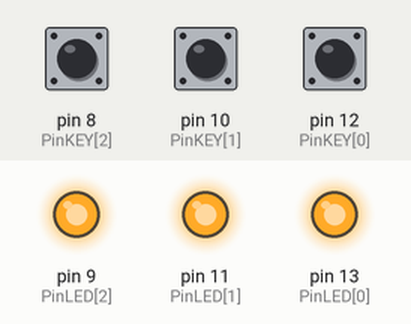
Recording of a sketch running on a simulated Arduino Uno, built with avr-gcc and run on an emulated ATmega328P. Shown: output pins drawn as LEDs (lit = HIGH). The test bench sets the inputs (shaded band); at power-on: pin 8 (PinKEY[2]) LOW, pin 12 (PinKEY[0]) LOW, pin 10 (PinKEY[1]) LOW. Random numbers use the default seed unless the sketch sets one.

Above: at 3.3 s.
3.4 s: pin 8 (PinKEY[2]) pulled HIGH for 0.15 s
At 4.9 s:
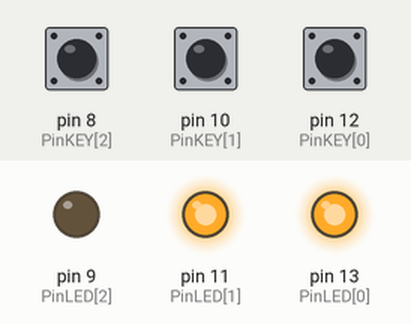
6.5 s: pin 12 (PinKEY[0]) pulled HIGH for 0.15 s
At 7.4 s:
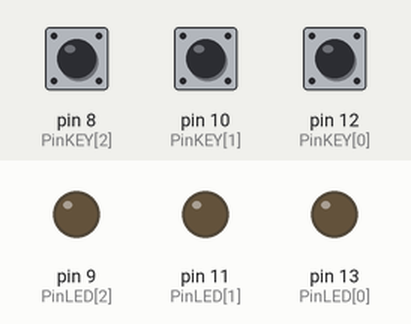
8.1 s: pin 10 (PinKEY[1]) pulled HIGH for 3.2 s
At 9.8 s:
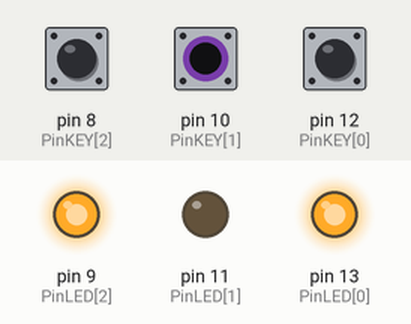
14.3 s: pin 10 (PinKEY[1]) pulled HIGH for 0.15 s
At 16.8 s:
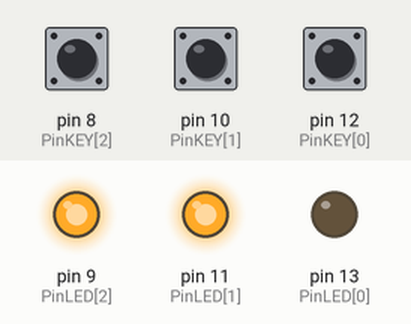
17.4 s: pin 8 (PinKEY[2]) pulled HIGH for 1 s
At 21.7 s:
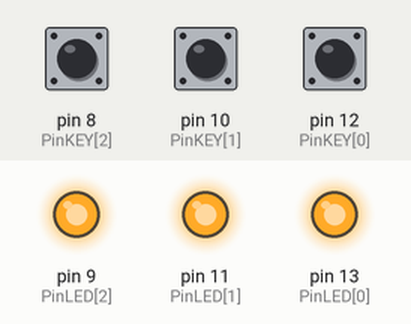
Timing chart, 0 to 22.4 s (numbered marks = the images above; inputs shaded):
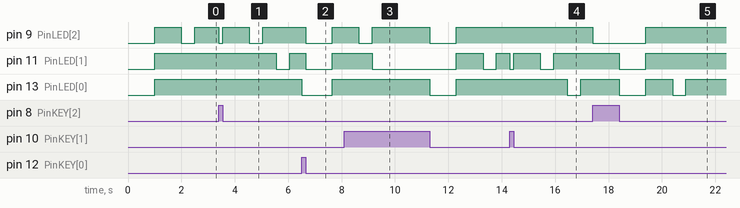

The sketch:

Project_4.ino
```cpp
const uint8_t PinLED[ 3] = {13,11,9}; //  Создаём массив констант с № выходов к которым подключены светодиоды
const uint8_t PinKEY[ 3] = {12,10,8}; //  Создаём массив констант с № входов  к которым подключены кнопки
      uint8_t Task[99];               //  Создаём массив заданий (последовательность цветов)
      uint8_t Level      = 0;         //  Создаём переменную для хранения № текущего уровня
      uint8_t NumKey     = 0;         //  Создаём переменную для хранения № нажатой клавиши
      uint8_t SumKey     = 0;         //  Создаём переменную для подсчёта количества нажатий клавиш
      bool    Start      = 1;         //  Создаём флаг старта

void setup(){
    for(int i=0; i<3; i++){           //  Конфигурируем выводы и выключаем светодиоды
        pinMode(PinLED[i],OUTPUT); digitalWrite(PinLED[i],HIGH); pinMode(PinKEY[i],INPUT);
    }   randomSeed(analogRead(0));    //  Назначаем случайное число со входа A0, для генератора random()
}

void loop(){
    NumKey=3; for(int i=0; i<3; i++){if(digitalRead(PinKEY[i])){NumKey=i; SumKey++;}} // фиксируем нажатие
    if(NumKey<3){                                          //  Если зафиксировано нажатие кнопки, то ...
              digitalWrite(PinLED[NumKey],0);              //  Включаем светодиод над кнопкой
        while(digitalRead (PinKEY[NumKey]  )){delay(50);}  //  Ждем, пока не отпустят кнопку
              digitalWrite(PinLED[NumKey],1);              //  Выключаем светодиод над кнопкой
        if(Task[SumKey-1]!=NumKey){Level=0; Start=1;}      //  Если ошибка, то переходим на 0 уровень
        if(!Start && SumKey>Level){Level++; Start=1;}      //  Если нет ошибок, то увеличиваем уровень
    }
    if(Start){                                             //  Если начат новый уровень, то ...
        Start=SumKey=0; Task[Level]=random(0,3);           //  Придумываем последний цвет от 0 до 2
        if(Level==0){                                      //  Если начат 0 уровень, то ...
            for(int i=0; i<3; i++){digitalWrite(PinLED[i],0);} delay(1000);  //  Включаем  все светодиоды
            for(int i=0; i<3; i++){digitalWrite(PinLED[i],1);}               //  Выключаем все светодиоды
        }   delay(500);                                    //  Ждём пол секунды
        for(int i=0; i<=Level; i++){                       //  Выводим всю последовательность цветов ...
            delay(500); digitalWrite(PinLED[Task[i]],0);   //  Включаем  очередной светодиод
            delay(500); digitalWrite(PinLED[Task[i]],1);   //  Выключаем очередной светодиод
        }
    }
}
```

Measured:
- after the input at 3.4 s, pin 9 (PinLED[2]): HIGH → LOW at once, → HIGH 0.15 s later, → LOW 1.0 s later, → HIGH 0.50 s later; pin 11 (PinLED[1]): HIGH → LOW after 2.2 s, → HIGH 0.50 s later
- after the input at 6.5 s, pin 9 (PinLED[2]), pin 11 (PinLED[1]): HIGH → LOW after 0.15 s, → HIGH 1.0 s later; pin 13 (PinLED[0]): HIGH → LOW at once, → HIGH 1.2 s later
- after the input at 8.1 s, pin 11 (PinLED[1]): HIGH → LOW after 1.1 s, → HIGH 3.2 s later, → LOW 1.0 s later, → HIGH 0.50 s later; pin 13 (PinLED[0]): HIGH → LOW after 3.2 s, → HIGH 1.0 s later
- after the input at 14.3 s, pin 11 (PinLED[1]): HIGH → LOW at once, → HIGH 0.15 s later, → LOW 1.0 s later, → HIGH 0.50 s later; pin 13 (PinLED[0]): HIGH → LOW after 2.2 s, → HIGH 0.50 s later
- after the input at 17.4 s, pin 9 (PinLED[2]): HIGH → LOW at once, → HIGH 2.0 s later; pin 11 (PinLED[1]): HIGH → LOW after 1.0 s, → HIGH 1.0 s later; pin 13 (PinLED[0]): HIGH → LOW after 1.0 s, → HIGH 1.0 s later, → LOW 1.0 s later, → HIGH 0.50 s later
